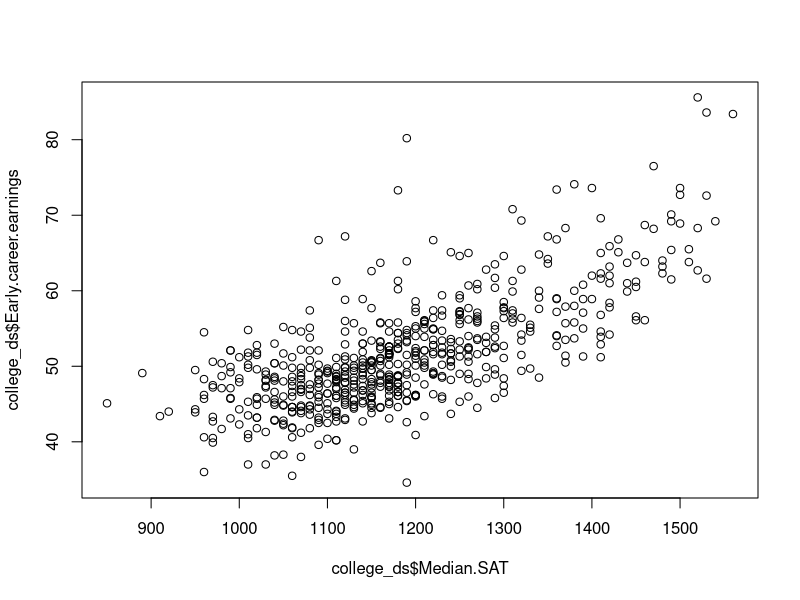
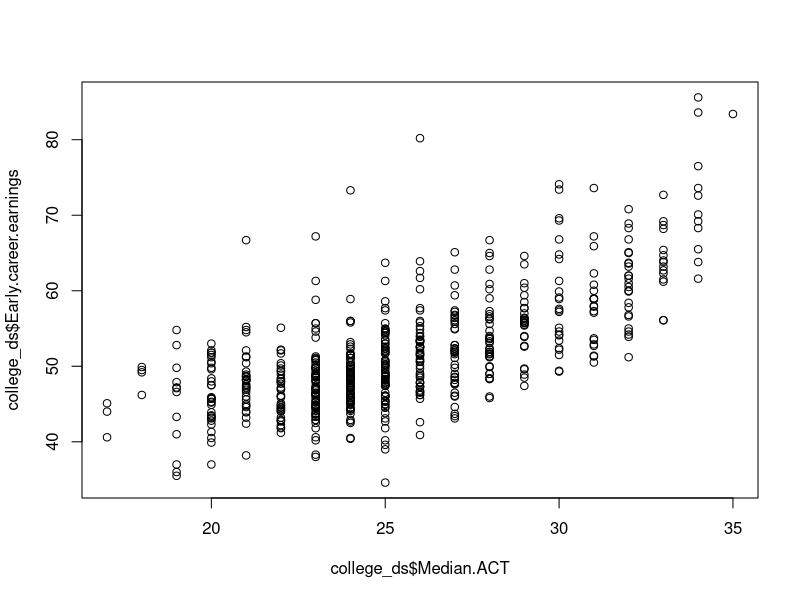
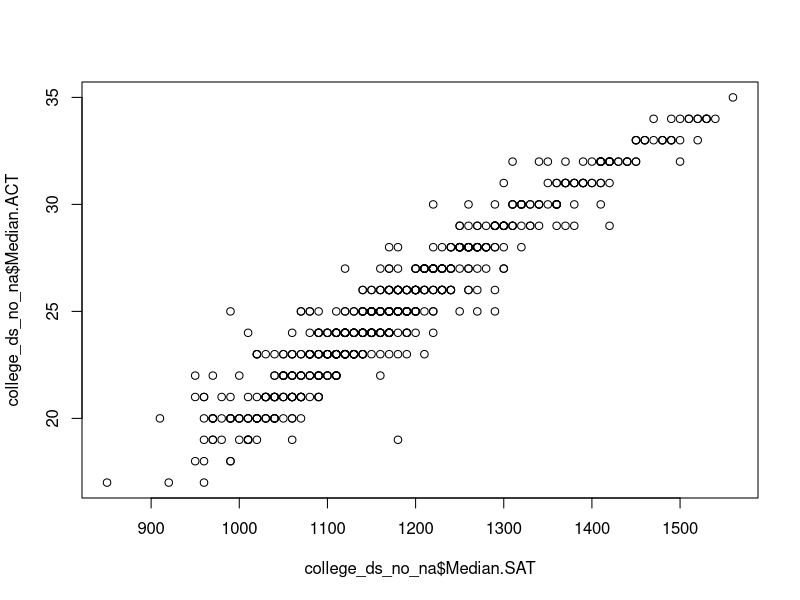
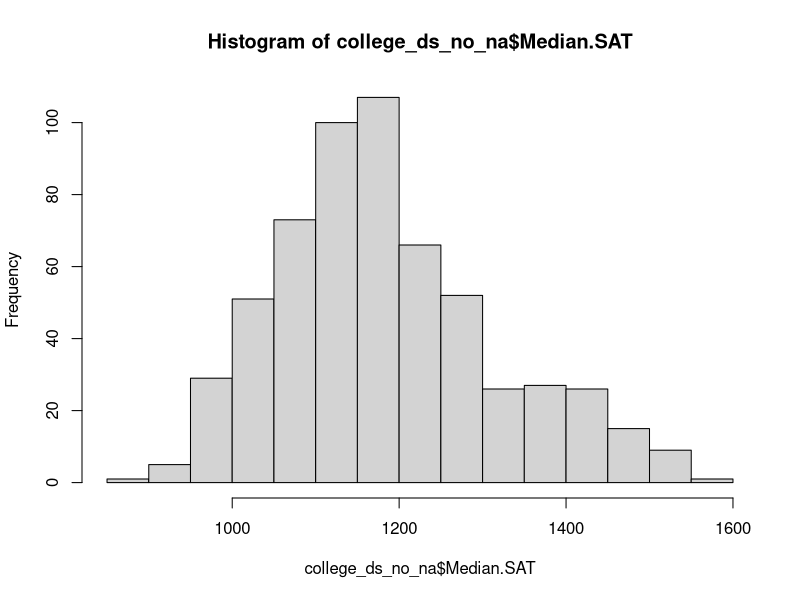
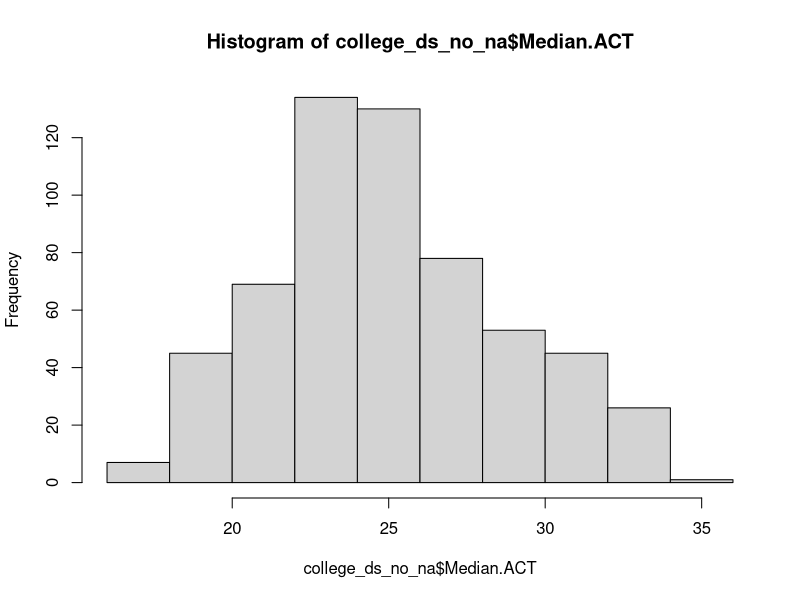
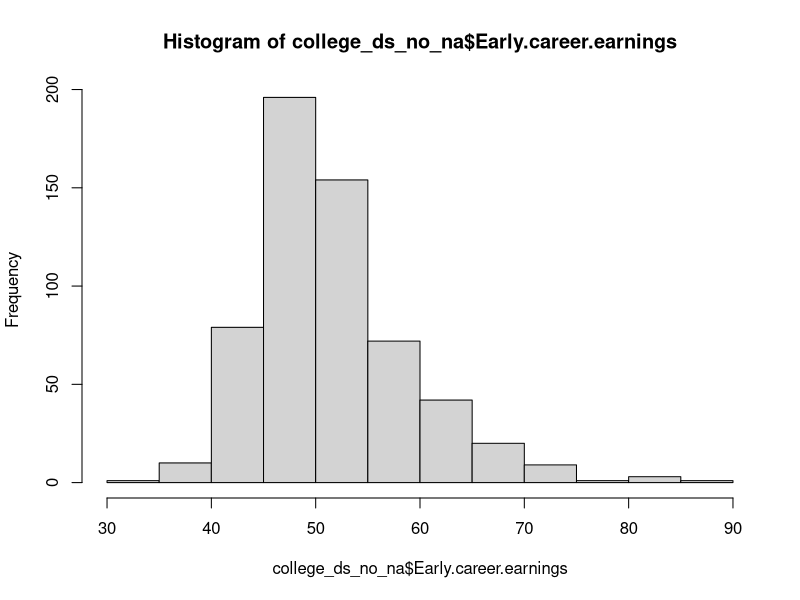

These charts were generated, in order, by the following R code:
## ---- chunk 1
knitr::opts_chunk$set(echo = TRUE)
# This file is a sandbox. It should contain explorations with the dataset, along with useful comments for each exploration.
# It is important that each sanbox section should be documented of its purpose and methods, and should not spam the whole document (use filter, head, tail, etc.).
# The dataset of info on colleges listed
(college_ds = read.csv("project_data.csv"))
# Creating blocks with include=FALSE can make space to leave comments per section, like this one.
## ---- chunk 2
# See the dataset of the best and worst 10 rankings of colleges
head(college_ds, 10)
tail(college_ds, 10)
# Plot the dataset of median SAT and median ACT per college into the reported early career earnings in that college.
# SAT score has a much higher range than ACT, so the graph looks more "continuous"
plot(college_ds$Median.SAT, college_ds$Early.career.earnings)
# ACT score has less range, so the graph looks "discrete"
plot(college_ds$Median.ACT, college_ds$Early.career.earnings)
## ---- chunk 3
college_ds_predict = subset(college_ds, !is.na(Median.SAT) | !is.na(Median.ACT))
## ---- chunk 4
# Get rows that have no NA, or only one of SAT, ACT is NA. Omit if both is NA.
college_ds_f = subset(college_ds, !is.na(Median.SAT) & !is.na(Median.ACT))
college_ds_predict = subset(college_ds, !is.na(Median.SAT) | !is.na(Median.ACT))
corr_c_ds_f = cor(college_ds_f$Median.ACT, college_ds_f$Early.career.earnings)
# college_ds_no_na = subset(college_ds, !(is.na(Median.SAT) & is.na(Median.ACT)))
# Omit the row where ANY column of (SAT, ACT) is NA.
college_ds_no_na = subset(college_ds, !is.na(Median.SAT) & !is.na(Median.ACT))
## ---- chunk 5
plot(college_ds_no_na$Median.SAT, college_ds_no_na$Median.ACT)
predict_ACT_lm = lm(college_ds_no_na$Median.ACT ~ college_ds_no_na$Median.SAT)
## ---- chunk 6
hist(college_ds_no_na$Median.SAT)
hist(college_ds_no_na$Median.ACT)
hist(college_ds_no_na$Early.career.earnings)
summary(college_ds_no_na$Median.SAT); summary(college_ds_no_na$Median.ACT); summary(college_ds_no_na$Early.career.earnings)
## ---- chunk 7
# find out if there is a strong, fair, or weak correlation between median SAT/ACT with early career earning. 
cor(college_ds_no_na$Median.SAT, college_ds_no_na$Early.career.earnings)
lg.SAT <- lm(college_ds_no_na$Median.SAT~college_ds_no_na$Early.career.earnings)
summary(lg.SAT)
cor(college_ds_no_na$Median.ACT, college_ds_no_na$Early.career.earnings)
lg.ACT <- lm(college_ds_no_na$Median.ACT~college_ds_no_na$Early.career.earnings)
summary(lg.ACT)
